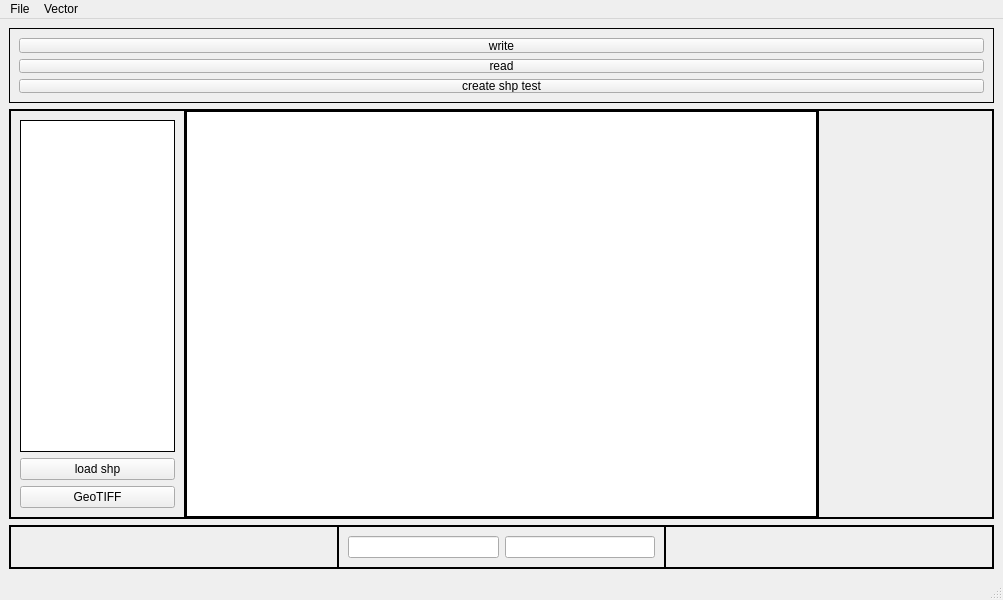
<?xml version="1.0" encoding="UTF-8"?>
<ui version="4.0">
 <class>MainWindow</class>
 <widget class="QMainWindow" name="MainWindow">
  <property name="geometry">
   <rect>
    <x>0</x>
    <y>0</y>
    <width>1003</width>
    <height>600</height>
   </rect>
  </property>
  <property name="windowTitle">
   <string>MainWindow</string>
  </property>
  <widget class="QWidget" name="centralwidget">
   <property name="styleSheet">
    <string notr="true">QFrame {
	border:1px solid black
}</string>
   </property>
   <layout class="QVBoxLayout" name="verticalLayout_3">
    <item>
     <widget class="QFrame" name="header_frame">
      <property name="maximumSize">
       <size>
        <width>16777215</width>
        <height>75</height>
       </size>
      </property>
      <property name="frameShape">
       <enum>QFrame::StyledPanel</enum>
      </property>
      <property name="frameShadow">
       <enum>QFrame::Raised</enum>
      </property>
      <layout class="QVBoxLayout" name="verticalLayout_2">
       <item>
        <widget class="QPushButton" name="pushButton">
         <property name="text">
          <string>write</string>
         </property>
        </widget>
       </item>
       <item>
        <widget class="QPushButton" name="pushButton_2">
         <property name="text">
          <string>read</string>
         </property>
        </widget>
       </item>
       <item>
        <widget class="QPushButton" name="pushButton_4">
         <property name="text">
          <string>create shp test</string>
         </property>
        </widget>
       </item>
      </layout>
     </widget>
    </item>
    <item>
     <widget class="QFrame" name="central_frame">
      <property name="maximumSize">
       <size>
        <width>1677215</width>
        <height>16777215</height>
       </size>
      </property>
      <property name="frameShape">
       <enum>QFrame::StyledPanel</enum>
      </property>
      <property name="frameShadow">
       <enum>QFrame::Raised</enum>
      </property>
      <layout class="QHBoxLayout" name="horizontalLayout">
       <property name="spacing">
        <number>0</number>
       </property>
       <property name="leftMargin">
        <number>0</number>
       </property>
       <property name="topMargin">
        <number>0</number>
       </property>
       <property name="rightMargin">
        <number>0</number>
       </property>
       <property name="bottomMargin">
        <number>0</number>
       </property>
       <item alignment="Qt::AlignLeft">
        <widget class="QFrame" name="left_menu_frame">
         <property name="sizePolicy">
          <sizepolicy hsizetype="Minimum" vsizetype="Minimum">
           <horstretch>0</horstretch>
           <verstretch>0</verstretch>
          </sizepolicy>
         </property>
         <property name="minimumSize">
          <size>
           <width>175</width>
           <height>0</height>
          </size>
         </property>
         <property name="maximumSize">
          <size>
           <width>175</width>
           <height>16777215</height>
          </size>
         </property>
         <property name="frameShape">
          <enum>QFrame::StyledPanel</enum>
         </property>
         <property name="frameShadow">
          <enum>QFrame::Raised</enum>
         </property>
         <layout class="QVBoxLayout" name="verticalLayout_4">
          <item>
           <widget class="QTreeView" name="treeView"/>
          </item>
          <item>
           <widget class="QPushButton" name="pushButton_3">
            <property name="text">
             <string>load shp</string>
            </property>
           </widget>
          </item>
          <item>
           <widget class="QPushButton" name="pushButton_GeoTiff">
            <property name="text">
             <string>GeoTIFF</string>
            </property>
           </widget>
          </item>
         </layout>
        </widget>
       </item>
       <item>
        <widget class="QFrame" name="frame">
         <property name="sizePolicy">
          <sizepolicy hsizetype="MinimumExpanding" vsizetype="Minimum">
           <horstretch>0</horstretch>
           <verstretch>0</verstretch>
          </sizepolicy>
         </property>
         <property name="frameShape">
          <enum>QFrame::StyledPanel</enum>
         </property>
         <property name="frameShadow">
          <enum>QFrame::Raised</enum>
         </property>
         <layout class="QVBoxLayout" name="verticalLayout">
          <property name="spacing">
           <number>0</number>
          </property>
          <property name="leftMargin">
           <number>0</number>
          </property>
          <property name="topMargin">
           <number>0</number>
          </property>
          <property name="rightMargin">
           <number>0</number>
          </property>
          <property name="bottomMargin">
           <number>0</number>
          </property>
          <item>
           <widget class="LIPMapHolder" name="graphicsView">
            <property name="sizePolicy">
             <sizepolicy hsizetype="Expanding" vsizetype="Minimum">
              <horstretch>0</horstretch>
              <verstretch>0</verstretch>
             </sizepolicy>
            </property>
            <property name="verticalScrollBarPolicy">
             <enum>Qt::ScrollBarAlwaysOff</enum>
            </property>
            <property name="horizontalScrollBarPolicy">
             <enum>Qt::ScrollBarAlwaysOff</enum>
            </property>
           </widget>
          </item>
         </layout>
        </widget>
       </item>
       <item alignment="Qt::AlignRight">
        <widget class="QFrame" name="frame_2">
         <property name="minimumSize">
          <size>
           <width>175</width>
           <height>0</height>
          </size>
         </property>
         <property name="frameShape">
          <enum>QFrame::StyledPanel</enum>
         </property>
         <property name="frameShadow">
          <enum>QFrame::Raised</enum>
         </property>
         <layout class="QVBoxLayout" name="verticalLayout_5"/>
        </widget>
       </item>
      </layout>
     </widget>
    </item>
    <item>
     <widget class="QFrame" name="frame_3">
      <property name="maximumSize">
       <size>
        <width>16777215</width>
        <height>50</height>
       </size>
      </property>
      <property name="frameShape">
       <enum>QFrame::StyledPanel</enum>
      </property>
      <property name="frameShadow">
       <enum>QFrame::Raised</enum>
      </property>
      <layout class="QHBoxLayout" name="horizontalLayout_2">
       <property name="spacing">
        <number>0</number>
       </property>
       <property name="leftMargin">
        <number>0</number>
       </property>
       <property name="topMargin">
        <number>0</number>
       </property>
       <property name="rightMargin">
        <number>0</number>
       </property>
       <property name="bottomMargin">
        <number>0</number>
       </property>
       <item>
        <widget class="QFrame" name="frame_4">
         <property name="minimumSize">
          <size>
           <width>0</width>
           <height>20</height>
          </size>
         </property>
         <property name="frameShape">
          <enum>QFrame::StyledPanel</enum>
         </property>
         <property name="frameShadow">
          <enum>QFrame::Raised</enum>
         </property>
        </widget>
       </item>
       <item>
        <widget class="QFrame" name="frame_5">
         <property name="sizePolicy">
          <sizepolicy hsizetype="Minimum" vsizetype="Minimum">
           <horstretch>0</horstretch>
           <verstretch>0</verstretch>
          </sizepolicy>
         </property>
         <property name="frameShape">
          <enum>QFrame::StyledPanel</enum>
         </property>
         <property name="frameShadow">
          <enum>QFrame::Raised</enum>
         </property>
         <layout class="QHBoxLayout" name="horizontalLayout_3">
          <item>
           <widget class="QLineEdit" name="lineEdit">
            <property name="sizePolicy">
             <sizepolicy hsizetype="Minimum" vsizetype="Fixed">
              <horstretch>0</horstretch>
              <verstretch>0</verstretch>
             </sizepolicy>
            </property>
           </widget>
          </item>
          <item>
           <widget class="QLineEdit" name="lineEdit_2">
            <property name="sizePolicy">
             <sizepolicy hsizetype="Minimum" vsizetype="Fixed">
              <horstretch>0</horstretch>
              <verstretch>0</verstretch>
             </sizepolicy>
            </property>
           </widget>
          </item>
         </layout>
        </widget>
       </item>
       <item>
        <widget class="QFrame" name="frame_6">
         <property name="frameShape">
          <enum>QFrame::StyledPanel</enum>
         </property>
         <property name="frameShadow">
          <enum>QFrame::Raised</enum>
         </property>
        </widget>
       </item>
      </layout>
     </widget>
    </item>
   </layout>
  </widget>
  <widget class="QMenuBar" name="menubar">
   <property name="geometry">
    <rect>
     <x>0</x>
     <y>0</y>
     <width>1003</width>
     <height>22</height>
    </rect>
   </property>
   <widget class="QMenu" name="menuf">
    <property name="title">
     <string>File</string>
    </property>
   </widget>
   <widget class="QMenu" name="menuf_2">
    <property name="title">
     <string>Vector</string>
    </property>
    <addaction name="actionNew_point_layer"/>
    <addaction name="actionNew_line_layer"/>
    <addaction name="actionNew_polygon_layer"/>
    <addaction name="actionLoad_vector_layer"/>
    <addaction name="actionOverlay_analysys"/>
   </widget>
   <addaction name="menuf"/>
   <addaction name="menuf_2"/>
  </widget>
  <widget class="QStatusBar" name="statusbar"/>
  <action name="actionNew_point_layer">
   <property name="icon">
    <iconset resource="icons.qrc">
     <normaloff>:/ui/icons/pointLayer.png</normaloff>:/ui/icons/pointLayer.png</iconset>
   </property>
   <property name="text">
    <string>New point layer</string>
   </property>
  </action>
  <action name="actionNew_line_layer">
   <property name="icon">
    <iconset resource="icons.qrc">
     <normaloff>:/ui/icons/lineLayer.png</normaloff>:/ui/icons/lineLayer.png</iconset>
   </property>
   <property name="text">
    <string>New line layer</string>
   </property>
  </action>
  <action name="actionNew_polygon_layer">
   <property name="icon">
    <iconset resource="icons.qrc">
     <normaloff>:/ui/icons/polygonLayer.png</normaloff>:/ui/icons/polygonLayer.png</iconset>
   </property>
   <property name="text">
    <string>New polygon layer</string>
   </property>
  </action>
  <action name="actionOverlay_analysys">
   <property name="text">
    <string>Overlay analysis</string>
   </property>
  </action>
  <action name="actionLoad_vector_layer">
   <property name="text">
    <string>Load vector layer</string>
   </property>
  </action>
 </widget>
 <customwidgets>
  <customwidget>
   <class>LIPMapHolder</class>
   <extends>QGraphicsView</extends>
   <header>lipmapholder.h</header>
  </customwidget>
 </customwidgets>
 <resources>
  <include location="icons.qrc"/>
 </resources>
 <connections/>
</ui>
